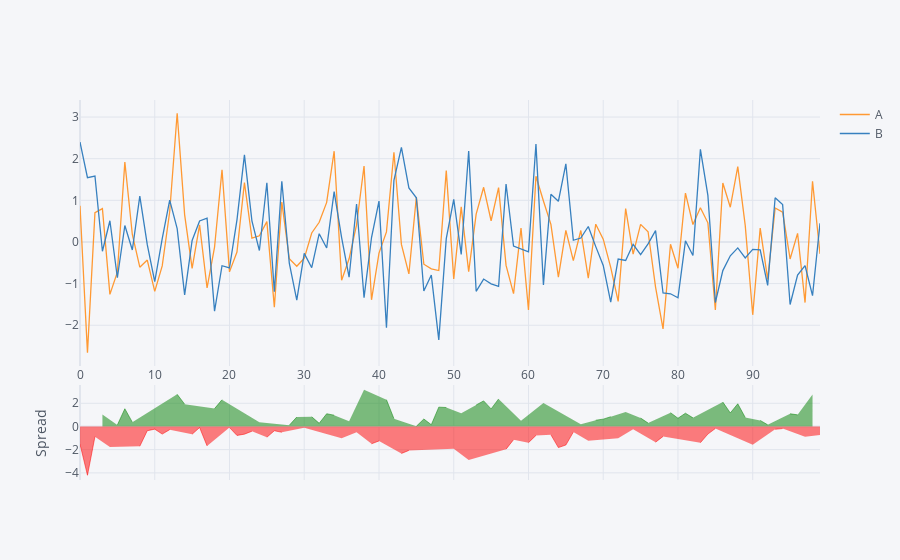

The notebook cell this image was saved under:
### Markdown cell above
## Spread

### Code cell
df[['A','B']].iplot(kind='spread')

### Figure 1 — Plotly figure (JSON) as saved in the notebook; plotly's stock layout.template omitted (floating-point values rounded to 4 significant figures)
{"data": [{"line": {"color": "rgba(255, 153, 51, 1.0)", "dash": "solid", "shape": "linear", "width": 1.3}, "mode": "lines", "name": "A", "text": "", "type": "scatter", "x": [0, 1, 2, 3, 4, 5, 6, 7, 8, 9, 10, 11, 12, 13, 14, 15, 16, 17, 18, 19, 20, 21, 22, 23, 24, 25, 26, 27, 28, 29, 30, 31, 32, 33, 34, 35, 36, 37, 38, 39, 40, 41, 42, 43, 44, 45, 46, 47, 48, 49, 50, 51, 52, 53, 54, 55, 56, 57, 58, 59, 60, 61, 62, 63, 64, 65, 66, 67, 68, 69, 70, 71, 72, 73, 74, 75, 76, 77, 78, 79, 80, 81, 82, 83, 84, 85, 86, 87, 88, 89, 90, 91, 92, 93, 94, 95, 96, 97, 98, 99], "y": [0.8703, -2.66, 0.7022, 0.8021, -1.258, -0.7267, 1.92, 0.1796, -0.6061, -0.4346, -1.187, -0.5748, 0.7262, 3.09, 0.651, -0.6343, 0.411, -1.105, -0.1227, 1.735, -0.7189, -0.2427, 1.428, 0.09427, 0.1478, 0.4895, -1.566, 0.9582, -0.4015, -0.5848, -0.3925, 0.2152, 0.4729, 0.9512, 2.18, -0.9185, -0.4048, 0.4111, 1.825, -1.39, -0.2677, 0.241, 2.155, -0.05869, -0.7675, 1.079, -0.5335, -0.6439, -0.6867, 1.714, -0.8876, 0.8412, -0.7135, 0.6671, 1.313, 0.5095, 1.305, -0.5635, -1.242, 0.3361, -1.634, 1.578, 0.9845, 0.4231, -0.8443, 0.2774, -0.4475, 0.2753, -0.8668, 0.4275, 0.06644, -0.6092, -1.427, 0.8028, -0.2938, 0.4222, 0.2466, -1.084, -2.089, -0.05591, -0.6324, 1.172, 0.4198, 0.8232, 0.4601, -1.633, 1.415, 0.834, 1.811, 0.3932, -1.75, 0.3331, -0.8996, 0.8159, 0.7162, -0.4085, 0.2049, -1.456, 1.459, -0.285]}, {"line": {"color": "rgba(55, 128, 191, 1.0)", "dash": "solid", "shape": "linear", "width": 1.3}, "mode": "lines", "name": "B", "text": "", "type": "scatter", "x": [0, 1, 2, 3, 4, 5, 6, 7, 8, 9, 10, 11, 12, 13, 14, 15, 16, 17, 18, 19, 20, 21, 22, 23, 24, 25, 26, 27, 28, 29, 30, 31, 32, 33, 34, 35, 36, 37, 38, 39, 40, 41, 42, 43, 44, 45, 46, 47, 48, 49, 50, 51, 52, 53, 54, 55, 56, 57, 58, 59, 60, 61, 62, 63, 64, 65, 66, 67, 68, 69, 70, 71, 72, 73, 74, 75, 76, 77, 78, 79, 80, 81, 82, 83, 84, 85, 86, 87, 88, 89, 90, 91, 92, 93, 94, 95, 96, 97, 98, 99], "y": [2.399, 1.545, 1.583, -0.223, 0.5101, -0.8598, 0.3948, -0.1927, 1.1, -0.06616, -0.9539, 0.08266, 1.003, 0.3183, -1.271, 0.03538, 0.5039, 0.5722, -1.662, -0.5709, -0.6224, 0.5324, 2.091, 0.5074, -0.2061, 1.422, -1.195, 1.459, -0.5077, -1.395, -0.2733, -0.6179, 0.1978, -0.1444, 1.208, 0.105, -0.8468, 0.9127, -1.338, 0.1062, 0.9801, -2.062, 1.482, 2.27, 1.296, 1.062, -1.178, -0.7949, -2.352, 0.08137, 1.024, -0.2989, 2.185, -1.185, -0.8908, -1.005, -1.066, 1.392, -0.09723, -0.1585, -0.2363, 2.35, -1.032, 1.146, 0.9766, 1.876, 0.04081, 0.09509, 0.3712, -0.1116, -0.565, -1.447, -0.4106, -0.4442, -0.05548, -0.302, -0.04591, 0.2739, -1.225, -1.245, -1.341, 0.02795, -0.3244, 2.224, 1.118, -1.454, -0.6876, -0.3331, -0.143, -0.3815, -0.1774, -0.1893, -1.041, 1.061, 0.8968, -1.502, -0.7958, -0.5666, -1.289, 0.4473]}, {"connectgaps": false, "fill": "tozeroy", "line": {"color": "green", "dash": "solid", "shape": "linear", "width": 0.5}, "mode": "lines", "name": "Spread", "showlegend": false, "type": "scatter", "x": [0, 1, 2, 3, 4, 5, 6, 7, 8, 9, 10, 11, 12, 13, 14, 15, 16, 17, 18, 19, 20, 21, 22, 23, 24, 25, 26, 27, 28, 29, 30, 31, 32, 33, 34, 35, 36, 37, 38, 39, 40, 41, 42, 43, 44, 45, 46, 47, 48, 49, 50, 51, 52, 53, 54, 55, 56, 57, 58, 59, 60, 61, 62, 63, 64, 65, 66, 67, 68, 69, 70, 71, 72, 73, 74, 75, 76, 77, 78, 79, 80, 81, 82, 83, 84, 85, 86, 87, 88, 89, 90, 91, 92, 93, 94, 95, 96, 97, 98, 99], "xaxis": "x2", "y": ["", "", "", 1.025, "", 0.1331, 1.525, 0.3723, "", "", "", "", "", 2.772, 1.922, "", "", "", 1.539, 2.306, "", "", "", "", 0.354, "", "", "", 0.1062, 0.8105, "", 0.8331, 0.2751, 1.096, 0.9716, "", 0.4421, "", 3.163, "", "", 2.303, 0.6731, "", "", 0.01751, 0.6445, 0.151, 1.665, 1.633, "", 1.14, "", 1.852, 2.204, 1.515, 2.371, "", "", 0.4946, "", "", 2.016, "", "", "", "", 0.1802, "", 0.5391, 0.6315, 0.8374, "", 1.247, "", 0.7242, 0.2925, "", "", 1.189, 0.7088, 1.144, 0.7442, "", "", "", 2.102, 1.167, 1.954, 0.7747, "", 0.5224, 0.1418, "", "", 1.093, 1.001, "", 2.748, ""], "yaxis": "y2"}, {"connectgaps": false, "fill": "tozeroy", "line": {"color": "red", "dash": "solid", "shape": "linear", "width": 0.5}, "mode": "lines", "name": "Spread", "showlegend": false, "type": "scatter", "x": [0, 1, 2, 3, 4, 5, 6, 7, 8, 9, 10, 11, 12, 13, 14, 15, 16, 17, 18, 19, 20, 21, 22, 23, 24, 25, 26, 27, 28, 29, 30, 31, 32, 33, 34, 35, 36, 37, 38, 39, 40, 41, 42, 43, 44, 45, 46, 47, 48, 49, 50, 51, 52, 53, 54, 55, 56, 57, 58, 59, 60, 61, 62, 63, 64, 65, 66, 67, 68, 69, 70, 71, 72, 73, 74, 75, 76, 77, 78, 79, 80, 81, 82, 83, 84, 85, 86, 87, 88, 89, 90, 91, 92, 93, 94, 95, 96, 97, 98, 99], "xaxis": "x2", "y": [-1.529, -4.205, -0.8811, "", -1.768, "", "", "", -1.706, -0.3685, -0.2336, -0.6575, -0.2767, "", "", -0.6697, -0.09294, -1.677, "", "", -0.0965, -0.7751, -0.663, -0.4131, "", -0.9327, -0.371, -0.5009, "", "", -0.1192, "", "", "", "", -1.023, "", -0.5016, "", -1.496, -1.248, "", "", -2.329, -2.064, "", "", "", "", "", -1.912, "", -2.898, "", "", "", "", -1.955, -1.145, "", -1.397, -0.7725, "", -0.7233, -1.821, -1.598, -0.4883, "", -1.238, "", "", "", -1.017, "", -0.2383, "", "", -1.358, -0.8638, "", "", "", "", -1.401, -0.6574, -0.1786, "", "", "", "", -1.573, "", "", -0.245, -0.1806, "", "", -0.8893, "", -0.7323], "yaxis": "y2"}], "layout": {"hovermode": "x", "legend": {"bgcolor": "#F5F6F9", "font": {"color": "#4D5663"}}, "paper_bgcolor": "#F5F6F9", "plot_bgcolor": "#F5F6F9", "title": {"font": {"color": "#4D5663"}}, "xaxis": {"gridcolor": "#E1E5ED", "showgrid": true, "tickfont": {"color": "#4D5663"}, "title": {"font": {"color": "#4D5663"}, "text": ""}, "zerolinecolor": "#E1E5ED"}, "xaxis2": {"anchor": "y2", "gridcolor": "#E1E5ED", "showgrid": true, "showticklabels": false, "tickfont": {"color": "#4D5663"}, "title": {"font": {"color": "#4D5663"}, "text": ""}, "zerolinecolor": "#E1E5ED"}, "yaxis": {"domain": [0.3, 1], "gridcolor": "#E1E5ED", "showgrid": true, "tickfont": {"color": "#4D5663"}, "title": {"font": {"color": "#4D5663"}, "text": ""}, "zerolinecolor": "#E1E5ED"}, "yaxis2": {"domain": [0, 0.25], "gridcolor": "#E1E5ED", "showgrid": true, "tickfont": {"color": "#4D5663"}, "title": {"font": {"color": "#4D5663"}, "text": "Spread"}, "zerolinecolor": "#E1E5ED"}}}
